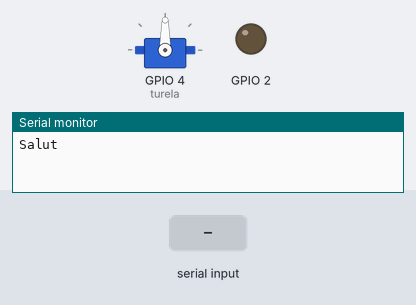
Bench run of a program on a simulated ESP8266 (Wemos D1 mini). On the bench: servo, output pins drawn as LEDs (lit = HIGH), the last lines printed to the serial monitor. The test bench sets the inputs (shaded band).

Above: at 1.2 s.
1.3 s: "S" received over Serial
At 2.2 s:
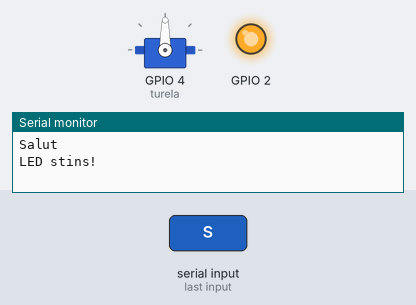
2.8 s: "M" received over Serial
At 3.3 s:
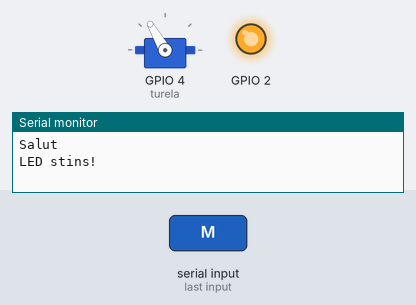
4.3 s: "A" received over Serial
At 5.5 s:
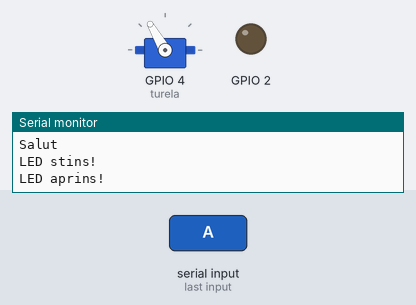
5.8 s: "N" received over Serial
At 6.8 s:
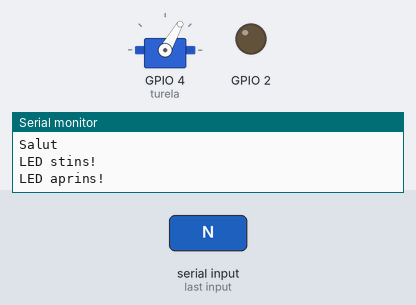
7.3 s: "s" received over Serial
At 7.9 s:
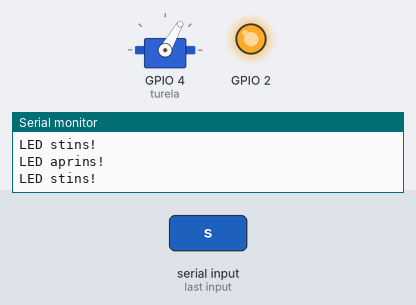
8.8 s: "a" received over Serial
At 9.1 s:
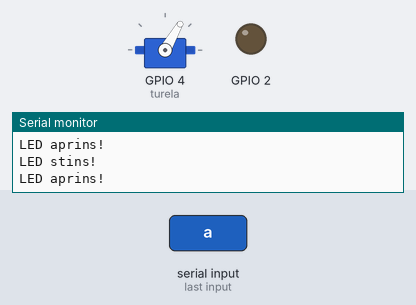
Timing chart, 0 to 11.3 s (numbered marks = the images above; inputs shaded):
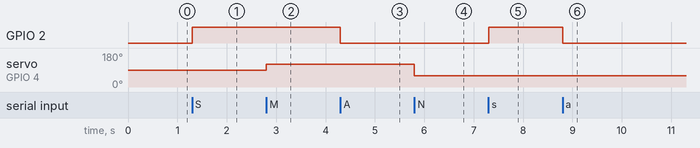

The program:

main.cpp
```cpp
#include <Arduino.h>
#include <Servo.h>
#include <NewPing.h>


#define TRIG_PIN 15
#define ECHO_PIN 5
#define MAX_DIST 200

NewPing sonar(TRIG_PIN, ECHO_PIN, MAX_DIST);

Servo turela;

int myFunction(int, int);


void setup()
{
  pinMode(2, OUTPUT);
  Serial.begin(9600);
  Serial.println("Salut");
  turela.attach(4);
  turela.write(90);
}

void loop()
{
  if (Serial.available() > 0)
  {
    char tastaApasata = Serial.read();

    if (tastaApasata == 'A' || tastaApasata == 'a')
    {
      digitalWrite(2, LOW);
      Serial.println("LED aprins!");
    }

    if (tastaApasata == 'S' || tastaApasata == 's')
    {
      digitalWrite(2, HIGH);
      Serial.println("LED stins!");
    }
      if (tastaApasata == 'M' || tastaApasata == 'm')
      {
      turela.write(120);
      }

      if (tastaApasata == 'N' || tastaApasata == 'n')
{
  turela.write(60);
}
    if (tastaApasata == 'U' || tastaApasata == 'u')
{
  unsigned int distanta = sonar.ping_cm();
  Serial.print("Distanta: ");
  Serial.print(distanta);
  Serial.println(" cm");
}


  }
}
```

Measured:
- after the input at 1.3 s, GPIO 2: LOW → HIGH at once
- after the input at 2.8 s, servo on GPIO 4 (turela): 90° → 120° at once
- after the input at 4.3 s, GPIO 2: HIGH → LOW at once
- after the input at 5.8 s, servo on GPIO 4 (turela): 120° → 60° at once
- after the input at 7.3 s, GPIO 2: LOW → HIGH at once
- after the input at 8.8 s, GPIO 2: HIGH → LOW at once
